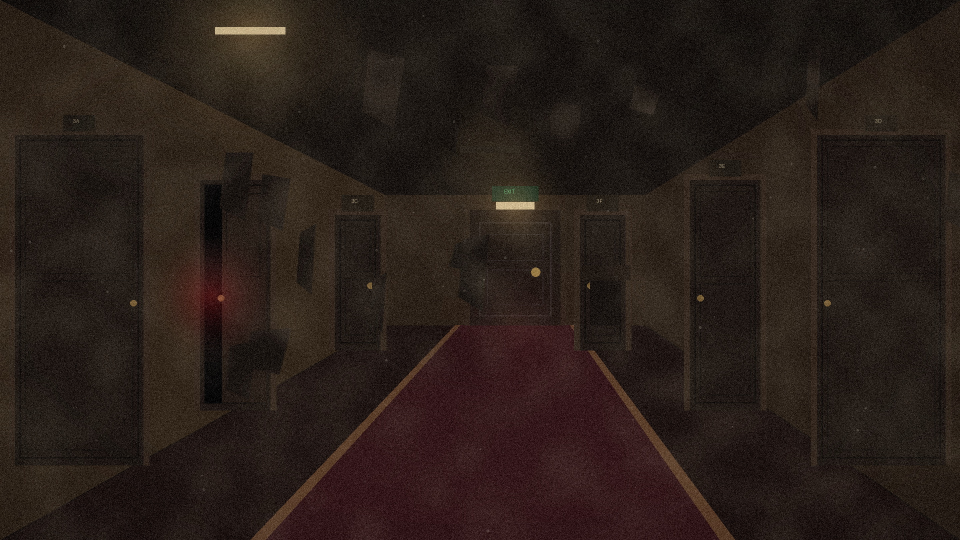
#> input picture game/images/backgrounds/bg_hallway.jpg, 1920 x 1080 px (shown at 1/2 size); its folder holds 5 pictures in this run
$ python artgen_cg.py   (older library calls are emulated)
#> lines starting #> are read from the running program, lines starting #| are printed output that depends on the picture
### tools/artgen_char.py
"""Original anime character sprite generator.

Characters are drawn as vector art with cairo: cel-shaded skin, layered hair,
large expressive eyes and nine expressions per character. Everything is
authored from code so the cast stays consistent across sprites and CGs.
"""
from __future__ import annotations

import math
import os

import cairo
import numpy as np
from PIL import Image, ImageFilter, ImageChops

from art_common import rgb, rgba, out, mix, vertical_gradient, grain

W, H = 900, 1500
S = 2  # supersampling

EXPRESSIONS = [
    "neutral", "happy", "sad", "angry", "scared",
    "crying", "surprised", "evil", "shocked",
]

PALETTES = {
    "ethan": {
        "skin": "#e7c1b0", "skin_shadow": "#c39084", "skin_light": "#f2d6c8",
        "hair": "#20232f", "hair_light": "#38445e", "hair_dark": "#0d0f16",
        "brow": "#171923", "iris": "#c98a38", "iris_dark": "#6f4215", "iris_light": "#f0c774",
        "lash": "#2a2026", "mouth": "#944f50", "mouth_dark": "#4d2228",
        "outfit": "#2c3547", "outfit_dark": "#1a202c", "outfit_light": "#43526c",
        "shirt": "#b9b3a4", "accent": "#8e3b3f", "line": "#16141a",
    },
    "maya": {
        "skin": "#f0cbb5", "skin_shadow": "#c9947d", "skin_light": "#fbdfcc",
        "hair": "#5b3527", "hair_light": "#8f5638", "hair_dark": "#2e1812",
        "brow": "#4b2b20", "iris": "#7c4a28", "iris_dark": "#3f2210", "iris_light": "#c58a54",
        "lash": "#3a2420", "mouth": "#a95555", "mouth_dark": "#5d2528",
        "outfit": "#c2a258", "outfit_dark": "#8f733a", "outfit_light": "#ddc077",
        "shirt": "#e9e0cd", "accent": "#2f6d6a", "line": "#211915",
    },
    "girl": {
        "skin": "#e6e0e8", "skin_shadow": "#b6aebb", "skin_light": "#f7f3f8",
        "hair": "#cbd2de", "hair_light": "#f4f6fb", "hair_dark": "#8d94a4",
        "brow": "#8d8fa0", "iris": "#7fa6c9", "iris_dark": "#3d5d7d", "iris_light": "#c4e0f2",
        "lash": "#5a5563", "mouth": "#9b6b72", "mouth_dark": "#5b313a",
        "outfit": "#c9cdd6", "outfit_dark": "#8e949f", "outfit_light": "#eef0f4",
        "shirt": "#d9dce3", "accent": "#8f2d3c", "line": "#4d4a57",
    },
    "entity": {
        "skin": "#232128", "skin_shadow": "#121016", "skin_light": "#3a3540",
        "hair": "#070609", "hair_light": "#1c1720", "hair_dark": "#000000",
        "brow": "#000000", "iris": "#e8e5dc", "iris_dark": "#8f8a7e", "iris_light": "#ffffff",
        "lash": "#000000", "mouth": "#3a0c12", "mouth_dark": "#0c0204",
        "outfit": "#0d0c11", "outfit_dark": "#050407", "outfit_light": "#23202a",
        "shirt": "#151319", "accent": "#8f1f2c", "line": "#020203",
    },
}

# The parents share the cast's rendering style, with adult palettes and
# distinct silhouettes so their dialogue portraits remain recognizable.
PALETTES["mom"] = dict(
    PALETTES["maya"],
    skin="#e8c3b2", skin_shadow="#b68679", skin_light="#f5d8c8",
    hair="#77727a", hair_light="#aaa2a8", hair_dark="#49444e",
    brow="#55434a", iris="#786052", iris_dark="#42302a", iris_light="#baa08a",
    outfit="#39404a", outfit_dark="#242932", outfit_light="#565f6c",
    accent="#77616a",
)
PALETTES["dad"] = dict(
    PALETTES["ethan"],
    skin="#d8b4a3", skin_shadow="#a77c70", skin_light="#ead0c0",
    hair="#74675f", hair_light="#a19082", hair_dark="#413a38",
    brow="#403834", iris="#66564b", iris_dark="#352923", iris_light="#a08770",
    outfit="#3a3538", outfit_dark="#242124", outfit_light="#554d4d",
    shirt="#c0b7a8", accent="#74515a",
)


# [7 lines left out: function rr, not called in this run]


def quad(ctx, x0, y0, cx, cy, x1, y1):
    ctx.curve_to(x0 + (cx - x0) * 2 / 3, y0 + (cy - y0) * 2 / 3,
                 x1 + (cx - x1) * 2 / 3, y1 + (cy - y1) * 2 / 3, x1, y1)


# [7 lines left out: function ell, not called in this run]


def C(ctx, color, alpha=1.0):
    r, g, b = rgb(color)
    ctx.set_source_rgba(r / 255, g / 255, b / 255, alpha)


# [1114 lines left out: functions grad, fill_outline, face_path, neck_path, draw_neck, draw_face and 11 more, not called in this run]


def draw_character(name, expr, size=(900, 1500)):
    pal = PALETTES[name]
    entity = name == "entity"
    surf = cairo.ImageSurface(cairo.FORMAT_ARGB32, W * S, H * S)
    ctx = cairo.Context(surf)
    ctx.set_antialias(cairo.ANTIALIAS_BEST)
    ctx.scale(S, S)

    # back hair
    hair_back(ctx, name, pal)
    # neck and body
    draw_neck(ctx, pal, entity)
    draw_body(ctx, name, pal)
    # face
    draw_face(ctx, pal, expr, entity)
    # facial features
    draw_eyes(ctx, pal, expr, entity)
    draw_brows(ctx, pal, expr)
    draw_mouth(ctx, pal, expr, entity)
    if name in ("mom", "dad"):
        # Fine crow's feet and smile lines establish adult faces without
        # breaking the clean anime linework used for the younger cast.
        C(ctx, pal["skin_shadow"], 0.64)
        ctx.set_line_width(2.2)
        ctx.set_line_cap(cairo.LINE_CAP_ROUND)
        for side in (-1, 1):
            ctx.new_path()
            ctx.move_to(382 + side * 42, 490)
            ctx.curve_to(382 + side * 51, 496, 382 + side * 54, 504, 382 + side * 57, 510)
            ctx.stroke()
            ctx.new_path()
            ctx.move_to(518 + side * 42, 490)
            ctx.curve_to(518 + side * 51, 496, 518 + side * 54, 504, 518 + side * 57, 510)
            ctx.stroke()
        for y in (333, 342):
            ctx.new_path()
            ctx.move_to(408, y)
            ctx.curve_to(435, y + 5, 465, y + 5, 492, y)
            ctx.stroke()
    # front hair
    hair_front(ctx, name, pal, expr)

    # rim light from right, cel highlight
    light = cairo.LinearGradient(580, 300, 760, 500)
    light.add_color_stop_rgba(0, 0, 0, 0, 0)
    light.add_color_stop_rgba(1, 0.72, 0.80, 0.95, 0.0)
    ctx.set_source(light)
    ctx.paint()

    surf.write_to_png("/tmp/_sprite.png")
    im = Image.open("/tmp/_sprite.png").convert("RGBA").resize(size, Image.LANCZOS)

    # soft rim glow on the right edge using alpha edge detection
    alpha = im.getchannel("A")
    edge = alpha.filter(ImageFilter.GaussianBlur(5))
    edge = ImageChops.subtract(edge, alpha.filter(ImageFilter.MinFilter(5)))
    edge = edge.filter(ImageFilter.GaussianBlur(6))
    rim = Image.new("RGBA", im.size, (116, 138, 180, 0))
    rim.putalpha(edge.point(lambda v: int(v * 0.55)))
    im = Image.alpha_composite(im, rim)

    # supernatural eye glow for the entity
    if entity:
        from art_common import radial_glow
        glows = Image.new("RGBA", im.size, (0, 0, 0, 0))
        for ex in (382, 518):
            g = radial_glow(im.size, (ex, 456), 120, (235, 232, 218), 62, 2.2)
            glows = Image.alpha_composite(glows, g)
        im = Image.alpha_composite(im, glows)

    # subtle lower-body fade into darkness (helps blends into scene)
    arr = np.linspace(0, 255, im.size[1], dtype=np.float32)[:, None]
    arr = np.clip((arr - 1380) / 120, 0, 1) * 255
    fade_arr = np.repeat(arr, im.size[0], axis=1).astype(np.uint8)
    fade = Image.fromarray(fade_arr, "L")
    dark = Image.new("RGBA", im.size, (5, 5, 8, 255))
    im = Image.composite(dark, im, fade.point(lambda v: int(v * 0.75)))
    return im


# [8 lines left out: function build_all, not called in this run]


# [2 lines that do not run on import are left out]

### tools/artgen_cg.py
"""Cinematic CG illustrations composited from the original art pipeline."""
from __future__ import annotations

import math
import os
import random

import numpy as np
from PIL import Image, ImageDraw, ImageFilter, ImageChops, ImageEnhance

from art_common import (
    ROOT, IMG, out, rgb, mix, radial_glow, add_screen_glow, vignette, grain,
    bloom, soft_blur, finish_bg, save, rain_layer, fog_layer,
)
from artgen_bg import dust_motes
from artgen_char import draw_character

BG = os.path.join(IMG, "backgrounds")
CH = os.path.join(IMG, "characters")
CG = os.path.join(IMG, "cg")
W, H = 1920, 1080


def bg(name):
#> called with name = 'bg_hallway.jpg'
    return Image.open(os.path.join(BG, name)).convert("RGBA")


def sprite(name, expr):
    return draw_character(name, expr)


def place(base, name, expr, scale=0.7, cx=960, bottom=H + 40, alpha=1.0,
          tint=None, tint_alpha=0.0, flip=False, brightness=1.0, contrast=1.0,
          shadow=False, blur=0.0):
    im = sprite(name, expr)
    w, h = int(im.width * scale), int(im.height * scale)
    im = im.resize((w, h), Image.LANCZOS)
    if flip:
        im = im.transpose(Image.FLIP_LEFT_RIGHT)
    if brightness != 1.0:
        im = ImageEnhance.Brightness(im).enhance(brightness)
    if contrast != 1.0:
        im = ImageEnhance.Contrast(im).enhance(contrast)
    if tint is not None and tint_alpha > 0:
        t = Image.new("RGBA", im.size, rgb(tint) + (255,))
        t.putalpha(im.getchannel("A").point(lambda v: int(v * tint_alpha)))
        im = Image.alpha_composite(im, t)
    if alpha < 1.0:
        a = im.getchannel("A").point(lambda v: int(v * alpha))
        im.putalpha(a)
    if blur:
        im = im.filter(ImageFilter.GaussianBlur(blur))
    x = int(cx - w / 2)
    y = int(bottom - h)
    if shadow:
        sh = Image.new("RGBA", base.size, (0, 0, 0, 0))
        sh.paste(Image.new("RGBA", im.size, (0, 0, 0, 110)), (x, y), im)
        sh = sh.filter(ImageFilter.GaussianBlur(22))
        base = Image.alpha_composite(base, sh)
    base.alpha_composite(im, (x, y))
    return base, (x, y, w, h)


def grade(img, color=(10, 8, 16), warm=0.0, contrast=1.02, saturation=1.0, brightness=1.0):
#> called with color = (10, 8, 16), warm = -0.5, contrast = 1.06, saturation = 0.8, brightness = 0.82
    im = img.convert("RGB")
#> im is the input picture: PIL image 1920x1080 RGB; mean R, G, B 41, 30.2, 24.9
    if warm > 0:
        im = Image.blend(im, Image.new("RGB", im.size, (255, 178, 120)), warm * 0.25)
    elif warm < 0:
        im = Image.blend(im, Image.new("RGB", im.size, (90, 130, 190)), -warm * 0.22)
    im = ImageEnhance.Color(im).enhance(saturation)
    im = ImageEnhance.Contrast(im).enhance(contrast)
    im = ImageEnhance.Brightness(im).enhance(brightness)
    return im.convert("RGBA")


# [93 lines left out: functions glitch, film_border, finish, hand_on_mirror, silhouette_adult, phone_overlay, not called in this run]


# ---------------------------------------------------------------------------
def cg_girl_first():
    im = bg("bg_hallway.jpg")
    im = grade(im, warm=-0.5, contrast=1.06, saturation=0.8, brightness=0.82)
    # distant girl, cold backlight
    im, _ = place(im, "girl", "neutral", scale=0.50, cx=1000, bottom=880, alpha=0.96,
                  tint="#9fb7d6", tint_alpha=0.10, brightness=1.1, contrast=1.05, shadow=True)
    im = Image.alpha_composite(im, radial_glow(im.size, (1000, 520), 520, (110, 140, 180), 55, 2.2))
    # red glow from the ajar door
    im = Image.alpha_composite(im, radial_glow(im.size, (470, 640), 300, (150, 30, 36), 50, 2.2))
    im = soft_blur(im.convert("RGB"), 0.5).convert("RGBA")
    im = finish(im, 0.82, 0.055, 0.42, seed=2)
    save(im, os.path.join(CG, "cg_girl_first.jpg"))


def cg_jumpscare():
    im = sprite("entity", "evil")
    # crop face / shoulders
    crop = im.crop((0, 210, 900, 716)).resize((W, H), Image.LANCZOS)
    crop = grade(crop, warm=-0.2, contrast=1.35, saturation=0.7, brightness=0.62)
    crop = glitch(crop, seed=7, strength=1.2, bars=26)
    # white-hot eyes
    for ex, scale in [(640, 1.0), (1210, 1.0)]:
        crop = Image.alpha_composite(crop, radial_glow((W, H), (ex, 480), 170, (255, 246, 222), 130, 2.2))
    # blood-red vignette + scanlines
    arr_im = crop.convert("RGB")
    im2 = add_screen_glow(arr_im, (960, 480), 900, (120, 10, 18), 90)
    l = Image.new("RGBA", (W, H), (0, 0, 0, 0))
    d = ImageDraw.Draw(l)
    for y in range(0, H, 4):
        d.line([(0, y), (W, y)], fill=(0, 0, 0, 38), width=1)
    im2 = Image.alpha_composite(im2.convert("RGBA"), l)
    im2 = film_border(im2, 12)
    im2 = finish(im2, 0.9, 0.075, 0.5, seed=9)
    save(im2, os.path.join(CG, "cg_jumpscare.jpg"))


def cg_mirror():
    base = bg("bg_bathroom.jpg")
    base = grade(base, warm=-0.6, contrast=1.1, saturation=0.72, brightness=0.8)
    # mirror reflection of Ethan, wrong expression
    mirror = (748, 158, 1232, 542)
    refl = sprite("ethan", "evil")
    mw = mirror[2] - mirror[0]
    mh = mirror[3] - mirror[1]
    rw = int(mw * 1.25)
    rh = int(rw * 1500 / 900)
    refl = refl.resize((rw, rh), Image.LANCZOS).transpose(Image.FLIP_LEFT_RIGHT)
    canvas = Image.new("RGBA", (mw, mh), (0, 0, 0, 0))
    canvas.alpha_composite(refl, (int(mw / 2 - rw / 2), int(mh - rh + 110)))
    mask = Image.new("L", (mw, mh), 0)
    ImageDraw.Draw(mask).rounded_rectangle([0, 0, mw, mh], radius=6, fill=255)
    mask = mask.filter(ImageFilter.GaussianBlur(10))
    canvas.putalpha(ImageChops.multiply(canvas.getchannel("A"), mask))
    # tint reflection cold and dim
    t = Image.new("RGBA", canvas.size, (45, 65, 75, 255))
    t.putalpha(canvas.getchannel("A").point(lambda v: int(v * 0.30)))
    canvas = Image.alpha_composite(canvas, t)
    layer = Image.new("RGBA", base.size, (0, 0, 0, 0))
    layer.alpha_composite(canvas, (mirror[0], mirror[1]))
    base = Image.alpha_composite(base, layer)
    # Ethan foreground, back to us-ish / scared
    base, _ = place(base, "ethan", "scared", scale=0.92, cx=520, bottom=1150, brightness=0.8, contrast=1.05, shadow=True)
    # hand pressed against mirror
    base = hand_on_mirror(base, 905, 430, scale=1.3, alpha=48)
    # entity barely there in mirror
    lay = Image.new("RGBA", base.size, (0, 0, 0, 0))
    ent = sprite("entity", "evil")
    ew, eh = 330, 550
    ent = ent.resize((ew, eh), Image.LANCZOS)
    ent.putalpha(ent.getchannel("A").point(lambda v: int(v * 0.16)))
    lay.alpha_composite(ent, (830, 120))
    base = Image.alpha_composite(base, lay)
    # crack the mirror
    d = ImageDraw.Draw(base)
    rng = random.Random(4)
    for i in range(5):
        x, y = 1000, 320
        pts = [(x, y)]
        for _ in range(7):
            x += rng.uniform(-80, 80)
            y += rng.uniform(-70, 70)
            pts.append((x, y))
        d.line(pts, fill=(5, 8, 9, 120), width=2)
    base = glitch(base, seed=3, strength=0.35, bars=5)
    base = finish(base, 0.85, 0.055, 0.4, seed=4)
    save(base, os.path.join(CG, "cg_mirror.jpg"))


def cg_hidden_room():
    base = bg("bg_hiddenroom.jpg")
    base = grade(base, warm=0.2, contrast=1.1, saturation=0.82, brightness=0.9)
    base, _ = place(base, "ethan", "surprised", scale=0.66, cx=560, bottom=1120,
                    brightness=0.85, contrast=1.05, shadow=True)
    base, _ = place(base, "maya", "scared", scale=0.62, cx=1340, bottom=1120,
                    brightness=0.82, contrast=1.05, shadow=True)
    # flashlight cones
    l = Image.new("RGBA", base.size, (0, 0, 0, 0))
    d = ImageDraw.Draw(l)
    d.polygon([(560, 800), (760, 760), (1120, 250), (900, 220)], fill=(240, 216, 160, 34))
    d.polygon([(1300, 800), (1400, 770), (1490, 300), (1330, 280)], fill=(240, 216, 160, 26))
    l = l.filter(ImageFilter.GaussianBlur(30))
    base = Image.alpha_composite(base, l)
    base = add_screen_glow(base.convert("RGB"), (1040, 350), 650, (220, 160, 80), 45).convert("RGBA")
    # highlight the drawings / red string
    base = Image.alpha_composite(base, radial_glow(base.size, (1000, 300), 420, (150, 40, 40), 36, 2.1))
    base = finish(base, 0.8, 0.06, 0.42, seed=5)
    save(base, os.path.join(CG, "cg_hidden_room.jpg"))


# [189 lines left out: functions cg_parents, cg_bargain_flashback, cg_confrontation, cg_ending_truth, cg_ending_alone, cg_ending_call and 1 more, not called in this run]


def make_all():
    cg_girl_first()
#> (the call stopped at in draw_character, `surf = cairo.ImageSurface(cairo.FORMAT_ARGB32, W * S, H * S)`: cairo is not available in this run)
    cg_jumpscare()
#> (the call stopped at in draw_character, `surf = cairo.ImageSurface(cairo.FORMAT_ARGB32, W * S, H * S)`: cairo is not available in this run)
    cg_mirror()
#> call 2 of bg, with name = 'bg_bathroom.jpg'
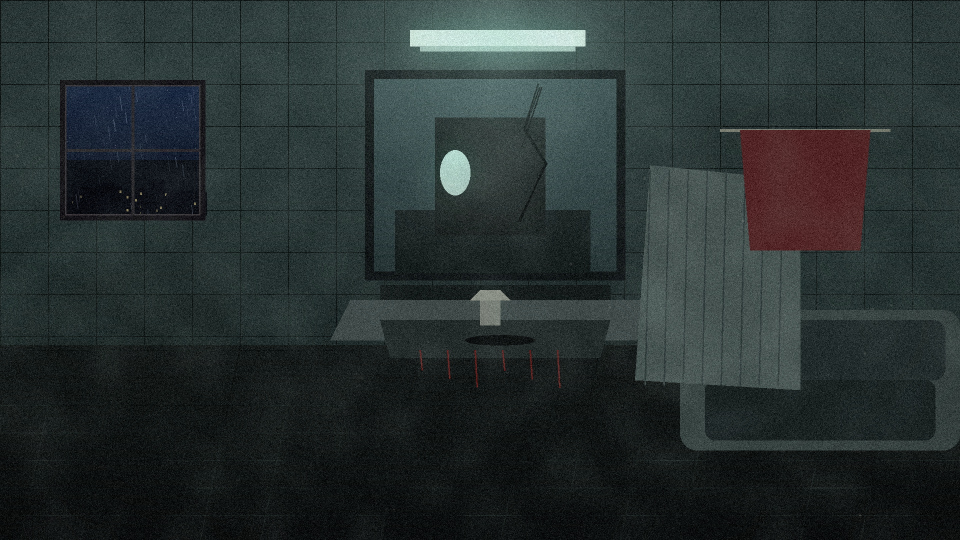
#> input picture game/images/backgrounds/bg_bathroom.jpg, 1920 x 1080 px (shown at 1/2 size)
#> call 2 of grade, with color = (10, 8, 16), warm = -0.6, contrast = 1.1, saturation = 0.72, brightness = 0.8
#> in grade, im is the input picture: PIL image 1920x1080 RGB; mean R, G, B 40.1, 48.8, 48.8
#> in grade (call 2), `im = Image.blend(im, Image.new("RGB", im.size, (90, 130, 190)), -warm ..`:
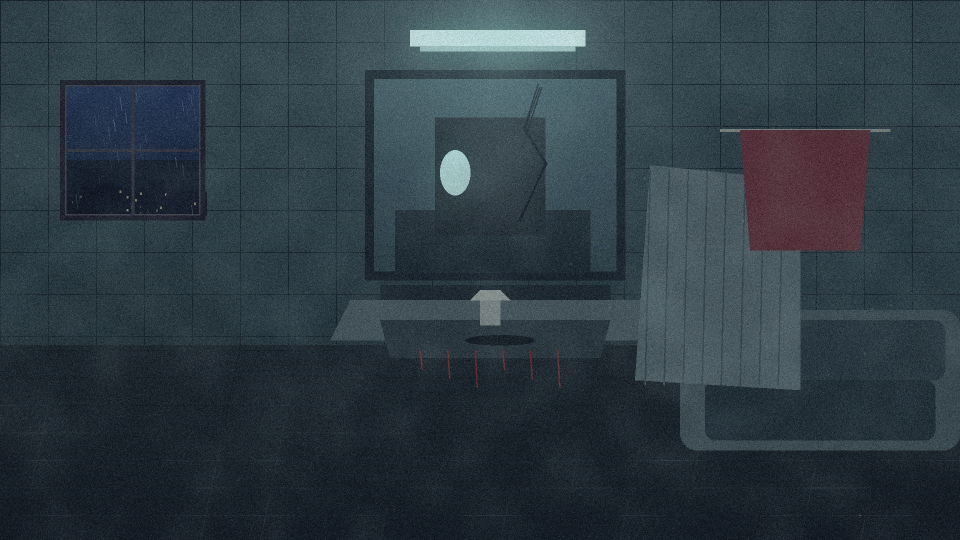
#> im: PIL image 1920x1080 RGB (shown at 1/2 size); mean R, G, B 46.1, 59.1, 66.9
#> in grade (call 2), `im = ImageEnhance.Brightness(im).enhance(brightness)`:
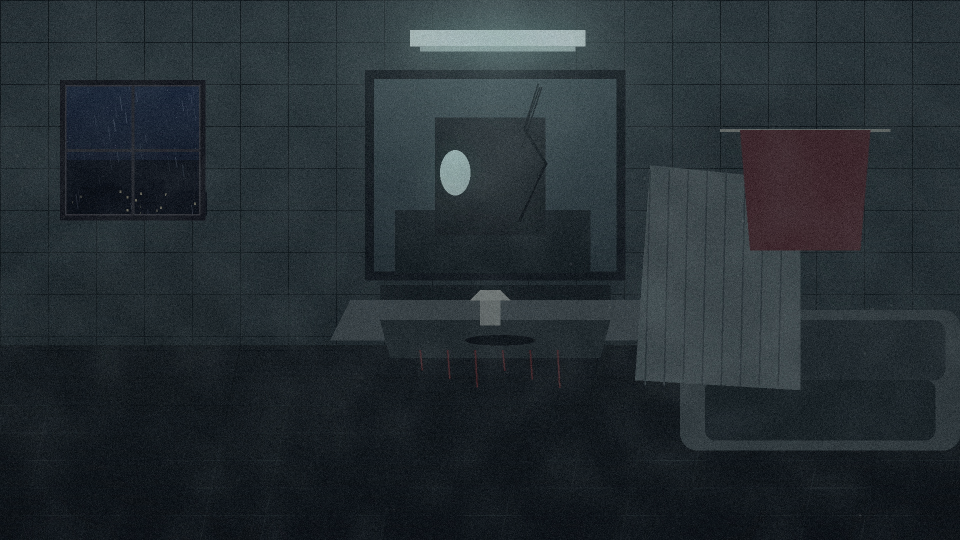
#> im: PIL image 1920x1080 RGB (shown at 1/2 size); mean R, G, B 37.3, 45.5, 50.6
#> (the call stopped at in draw_character, `surf = cairo.ImageSurface(cairo.FORMAT_ARGB32, W * S, H * S)`: cairo is not available in this run)
    cg_hidden_room()
    cg_parents()
    cg_bargain_flashback()
    cg_confrontation()
    cg_ending_truth()
    cg_ending_alone()
    cg_ending_call()
    cg_ending_newgame()


if __name__ == "__main__":
#> (the run stopped early here; a loop or call above may not have finished)
